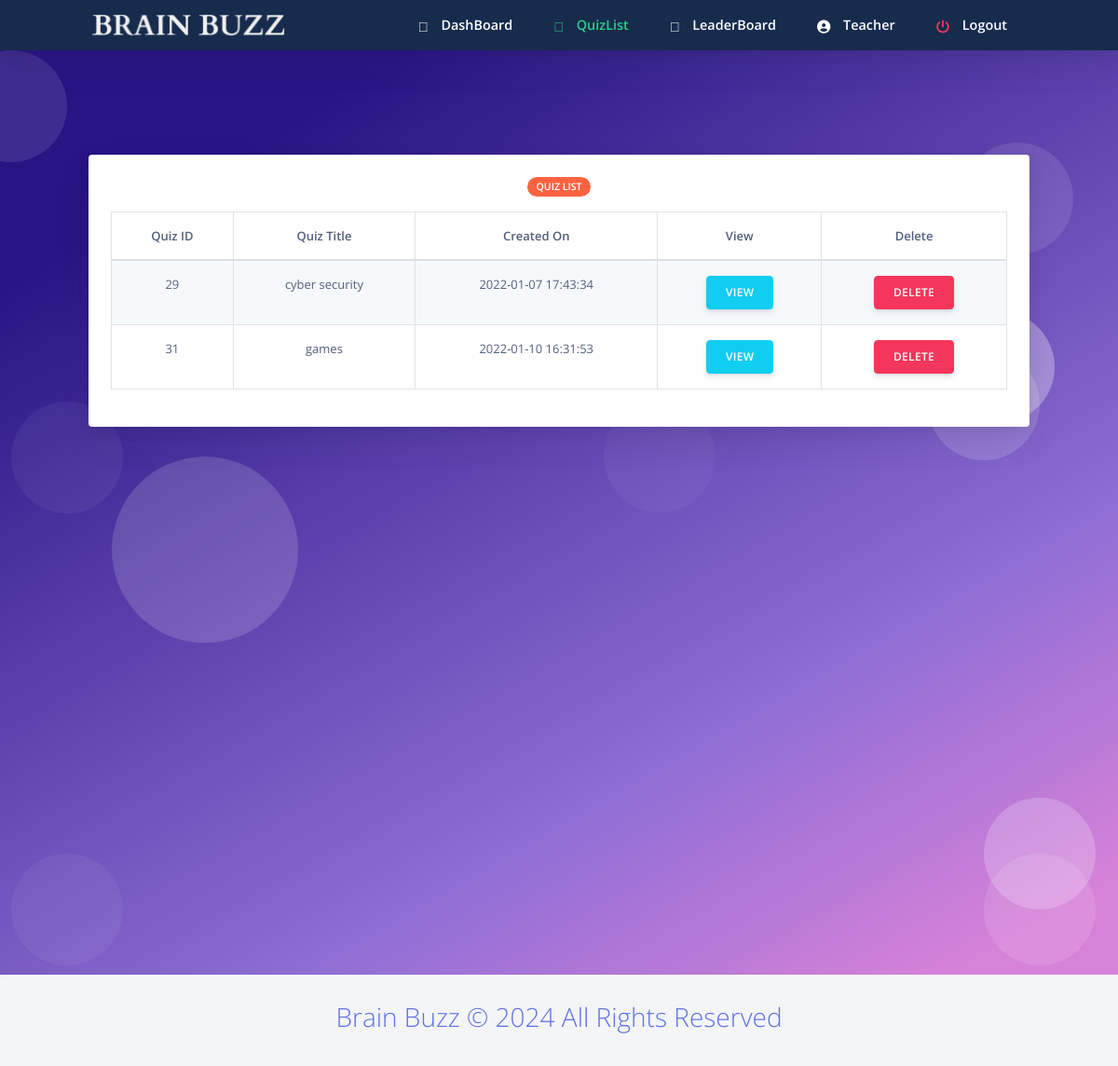
The app's page /quizlist.php (signed in) with its own data.
### tables this page shows
CREATE TABLE `staff` (
  `staffid` varchar(10) NOT NULL,
  `name` varchar(20) NOT NULL,
  `mail` varchar(30) NOT NULL,
  `phno` varchar(10) NOT NULL,
  `gender` varchar(1) NOT NULL,
  `DOB` varchar(10) NOT NULL,
  `pw` varchar(200) NOT NULL,
  `dept` varchar(3) DEFAULT NULL
);

CREATE TABLE `quiz` (
  `quizid` int(11) NOT NULL,
  `quizname` varchar(20) NOT NULL,
  `date_created` timestamp NOT NULL DEFAULT current_timestamp(),
  `staffid` varchar(30) NOT NULL
);

### quizlist.php (the view, shortened to what this page needs)
<html>
<?php require ("header.php");?>
<?php
require_once 'sql.php';
                $conn = mysqli_connect($host, $user, $ps, $project);if (!$conn) {
    echo "<script>alert(\"Database error retry after some time !\")</script>";
} else {
    $staffid = $_SESSION["staffid"];
    $sql = "select * from staff where staffid='{$staffid}'";
    $res =   mysqli_query($conn, $sql);
    if ($res == true) {
        while ($row = mysqli_fetch_array($res)) {
            $dbname = $row['name'];
        }
    }
}
?>
 <body class="bg-white" id="top">
    <nav
      id="navbar-main"
      class="
        navbar navbar-main navbar-expand-lg
        bg-default
        navbar-light
        position-sticky
        top-0
        shadow
        py-0
      "
    >
      <div class="container">
        <ul class="navbar-nav navbar-nav-hover align-items-lg-center">
          <li class="nav-item dropdown">
            <a href="index.php" class="navbar-brand mr-lg-5 text-white">
                               <img src="assets/img/navbar.png" />
            </a>
          </li>
        </ul>
        <div class="navbar-collapse collapse bg-default" id="navbar_global">
          <ul class="navbar-nav align-items-lg-center ml-auto">
				 <li class="nav-item">
              <a href="homestaff.php" class="nav-link">
                <span class="text-white nav-link-inner--text font-weight-bold"
                  ><i class="text-white fad fa-home"></i> DashBoard</span
                >
              </a>
            </li>
			 <li class="nav-item">
              <a href="quizlist.php" class="nav-link">
                <span class="text-success nav-link-inner--text font-weight-bold"
                  ><i class="text-success fad fa-poll"></i> QuizList</span
                >
              </a>
            </li>
			 <li class="nav-item">
              <a href="staffleaderboard.php" class="nav-link">
                <span class="text-white nav-link-inner--text font-weight-bold"
                  ><i class="text-white fad fa-award"></i> LeaderBoard</span
                >
              </a>
            </li>
			 <li class="nav-item">
              <a href="staffprofile.php" class="nav-link">
                <span class="text-white nav-link-inner--text font-weight-bold"
                  ><i class="text-white fas fa-user-circle"></i> <?php echo $dbname ?></span
                >
              </a>
            </li>
		   <li class="nav-item">
              <a href="logout.php" class="nav-link">
                <span class="text-white nav-link-inner--text font-weight-bold"
                  ><i class="text-danger fas fa-power-off"></i> Logout</span
                >
              </a>
            </li>
          </ul>
        </div>
      </div>
    </nav>
  <section class="section section-shaped section-lg">
    <div class="shape shape-style-1 shape-primary">
      <span></span>
      <span></span>
      <span></span>
      <span></span>
      <span></span>
      <span></span>
      <span></span>
      <span></span>
      <span></span>
      <span></span>
    </div>
<div class="container">
<div class="row">
            <div class="col-sm-12 mb-3">
              <div class="card card-body bg-gradient-white text-white mt-3">
			   <div class="col-12 mx-auto text-center">
            <span class="badge badge-warning badge-pill mb-3">Quiz List</span>
          </div>
		      <table id="tabledata" class=" table table-striped table-hover table-bordered  text-center ">
            <thead class="font-weight-bold">
                      <tr >
                <td >Quiz ID</td>
                <td> Quiz Title </td>
                <td> Created On </td>
                <td>  View </td>
				<td> Delete </td>
				        </tr>
            </thead>
		<tbody >
		  				        <?php
  $sql ="select * from quiz where staffid='{$staffid}'";
            $res=mysqli_query($conn,$sql);
while ($row = mysqli_fetch_array($res)) {
			$id=$row['quizid'];
			$name=$row['quizname'];
			$date=$row['date_created'];
        ?>
			     <tr class="text-center">
                <td data-label="Quiz ID"> <?php echo $id ?> </td>
                <td data-label="Quiz Title"> <?php echo $name  ?> </td>
                <td data-label="Created On"> <?php echo $date  ?> </td>
        <td data-label="Profile"> <button class="btn btn-info btn-sm" > <a href="viewq.php?qid=<?php echo $id ?>" class="nav-link text-white"> View </a> </button> </td>
       <td data-label="delete"> <button class="btn btn-sm btn-danger" > <a href="delete.php?id=<?php echo $id ?>"  class=" nav-link text-white" data-toggle="tooltip">Delete</a> </button> </td>
            </tr>
							<?php
					}
				?>
			</tbody>
    </table>
             </div>
                </div>
              </div>
    </div>
</section>
    <?php require("footer.php");?>
</body>
</html>

### records on screen
staff: name "Teacher"
quiz: quizid "29", quizname "cyber security", date_created "2022-01-07 17:43:34"
quiz: quizid "31", quizname "games", date_created "2022-01-10 16:31:53"
